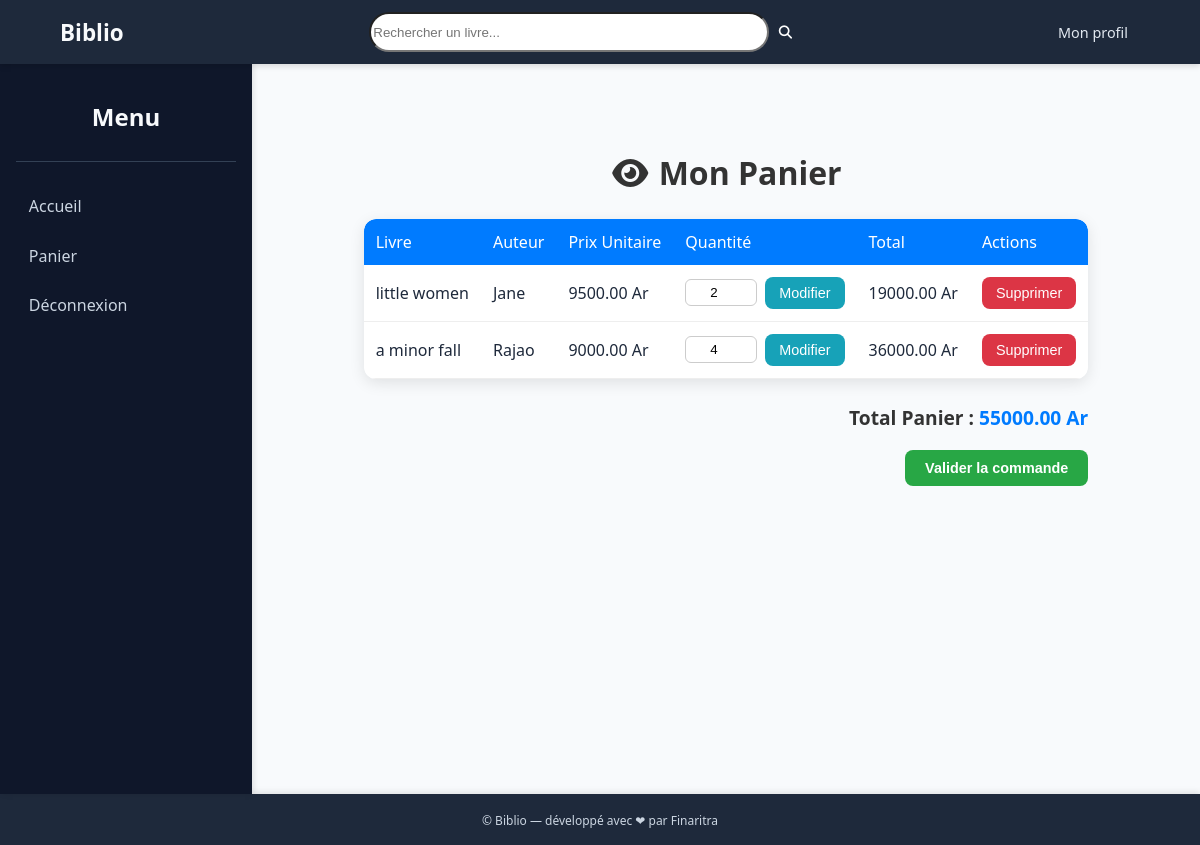
The page /panier/ (signed in) on the database its author committed.
### monApp/models.py (models this page shows, shortened)
class PanierLivre(models.Model):
    panier = models.ForeignKey(Panier, on_delete=models.CASCADE)
    livre = models.ForeignKey(Livre, on_delete=models.CASCADE)
    quantite = models.PositiveIntegerField(default=1)
    @property
    def total(self):
        return self.livre.prix * self.quantite

class Livre(models.Model):
    titre = models.CharField(max_length=200)
    auteur = models.CharField(max_length=100)
    prix = models.DecimalField(max_digits=6, decimal_places=2)
    stock = models.PositiveIntegerField()
    couverture = models.ImageField(upload_to='couverture/', blank=True, null=True)
    description = models.TextField(blank=True)

### monApp/views.py (the view)
# urls.py: path('panier/', voir_panier, name='voir_panier'),
def voir_panier(request):
    if not request.user.is_authenticated or request.user.is_staff:
        return redirect('login')
    else:
        panier = Panier.objects.filter(utilisateur=request.user).first()
        if panier:
            articles = PanierLivre.objects.filter(panier=panier).select_related('livre')
            total = sum(article.total for article in articles)
        else:
            articles = []
            total = 0
    return render(request, 'panier/liste_panier.html', {'articles': articles, 'total': total})

### monApp/templates/panier/liste_panier.html (shortened to what this page needs)
{% extends "base.html" %}
{% load static %}
{% block extra_css %}
<link rel="stylesheet" href="{% static 'css/panier.css' %}">
<link rel="stylesheet" href="{% static 'css/all.min.css' %}">
{% endblock %}
{% block content %}
<section class="panier-section">
    <h1 class="panier-title"><i class="fas fa-eye"></i> Mon Panier</h1>
    {% if articles %}
        <div class="table-wrapper">
            <table class="panier-table">
                <thead>
                    <tr>
                        <th>Livre</th>
                        <th>Auteur</th>
                        <th>Prix Unitaire</th>
                        <th>Quantité</th>
                        <th>Total</th>
                        <th>Actions</th>
                    </tr>
                </thead>
                <tbody>
                    {% for article in articles %}
                    <tr>
                        <td class="livre-titre">{{ article.livre.titre }}</td>
                        <td>{{ article.livre.auteur }}</td>
                        <td>{{ article.livre.prix }} Ar</td>
                        <td>
                            <form method="post" action="{% url 'modifier_quantite_panier' article.id %}" class="quantite-form">
                                <input type="number" name="quantite" value="{{ article.quantite }}" min="1" required class="input-quantite">
                                <button type="submit" class="btn btn-modifier">Modifier</button>
                            </form>
                        </td>
                        <td>{{ article.total }} Ar</td>
                        <td>
                            <form method="post" action="{% url 'supprimer_article_panier' article.id %}" class="supprimer-form">
                                <button type="submit" class="btn btn-supprimer">Supprimer</button>
                            </form>
                        </td>
                    </tr>
                    {% endfor %}
                </tbody>
            </table>
        </div>
        <div class="total-panier">
            <h3>Total Panier : <span>{{ total }} Ar</span></h3>
            <button class="btn btn-valider" >Valider la commande</button>
        </div>
    {% else %}
        <p class="panier-vide">Votre panier est vide.</p>
    {% endif %}
</section>
{% endblock %}

### monApp/static/css/main.css (style rules this page uses)
body { margin: 0; font-family: 'Segoe UI', Arial, sans-serif; background-color: #f8fafc; color: #1e293b; }
button { border: none; color: #ccc; }

### monApp/static/css/panier.css (style rules this page uses)
.panier-section { max-width: 1000px; margin: 40px auto; padding: 20px; }
button { border: none; color: white; }
.panier-title { text-align: center; font-size: 2rem; margin-bottom: 25px; color: #333; }
.table-wrapper { overflow-x: auto; box-shadow: 0 4px 15px rgba(0, 0, 0, 0.1); border-radius: 12px; }
.panier-table { width: 100%; border-collapse: collapse; background: #fff; border-radius: 12px; overflow: hidden; }
.panier-table th { background-color: #007bff; color: #fff; padding: 12px; text-align: left; font-weight: 500; }
.panier-table td { padding: 12px; border-bottom: 1px solid #eee; }
.quantite-form { display: flex; align-items: center; gap: 8px; }
.input-quantite { width: 60px; padding: 5px; border: 1px solid #ccc; border-radius: 6px; text-align: center; }
.btn { cursor: pointer; border: none; border-radius: 8px; padding: 8px 14px; font-size: 0.9rem; transition: all 0.3s ease; }
.btn-modifier { background-color: #17a2b8; color: #fff; }
.btn-supprimer { background-color: #dc3545; color: white; }
.btn-valider { background-color: #28a745; color: #fff; font-weight: 600; padding: 10px 20px; }
.total-panier { margin-top: 25px; text-align: right; }
.total-panier h3 { font-size: 1.2rem; color: #333; }
.total-panier span { color: #007bff; font-weight: bold; }

### rows shown on the page
PanierLivre: livre.titre "little women", livre.auteur "Jane", livre.prix "9500.00", quantite "2", total "19000.00"
PanierLivre: livre.titre "a minor fall", livre.auteur "Rajao", livre.prix "9000.00", quantite "4", total "36000.00"

### other values the page prints
{{ total }} "55000.00"
